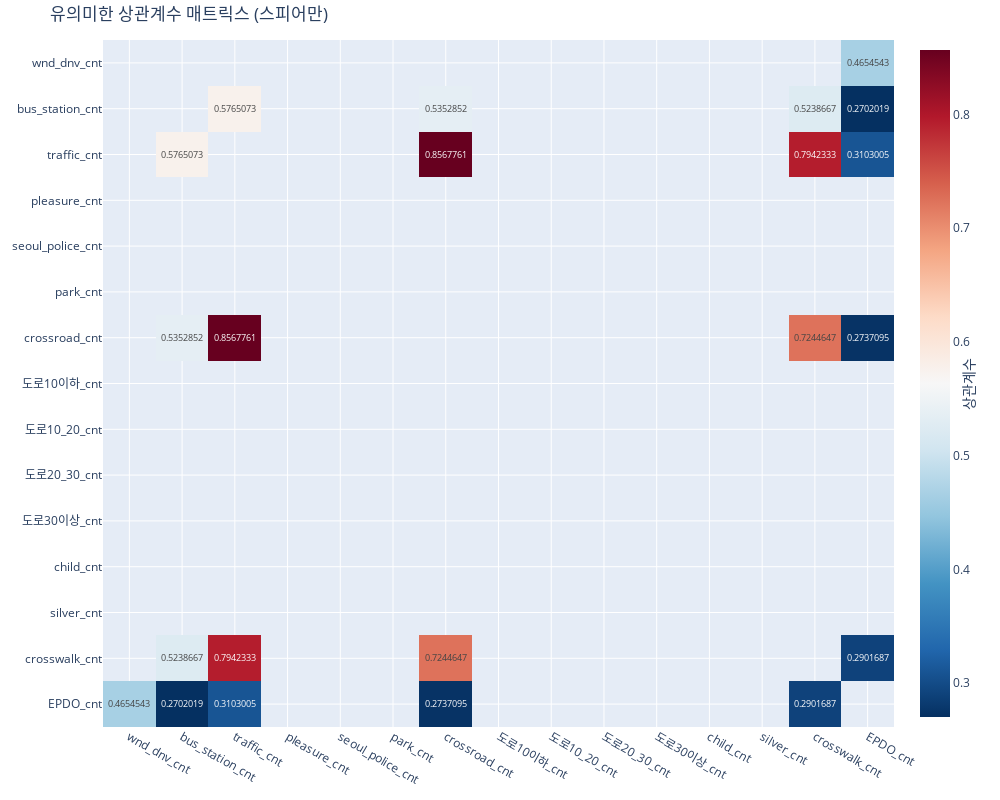

Source (notebook cell):
### Code cell
import pandas as pd
import numpy as np
import scipy.stats as stats
import plotly.express as px

# 상관계수와 p-value 계산 함수 (스피어만 상관계수 사용)
def calculate_spearman_corr_pvalues(df):
    df = df.dropna()._get_numeric_data()
    corr_matrix = df.corr(method='spearman')
    pvalues = pd.DataFrame(data=np.ones((df.shape[1], df.shape[1])),
                           columns=df.columns,
                           index=df.columns)
    for r in df.columns:
        for c in df.columns:
            if r != c:
                pvalues[r][c] = stats.spearmanr(df[r], df[c])[1]
    return corr_matrix, pvalues

corr_matrix, pvalues_matrix = calculate_spearman_corr_pvalues(data)

# 유의미한 상관관계 필터링
significant_corrs = (abs(corr_matrix) > 0.2) & (pvalues_matrix < 0.05)
filtered_corr_matrix = corr_matrix[significant_corrs]

fig = px.imshow(filtered_corr_matrix, text_auto=True, aspect="auto",
                color_continuous_scale='RdBu_r', title='유의미한 상관계수 매트릭스 (스피어만)')

fig.update_layout(
    autosize=False,
    width=1000,
    height=800,
    margin=dict(l=40, r=40, b=40, t=40),
    coloraxis_colorbar=dict(
        title="상관계수",
        titleside="right"
    )
)

fig.show()

# 가설 테스트 수행 및 결과 출력
def perform_hypothesis_tests(df, corr_matrix, pvalues_matrix):
    significant_pairs = []
    for r, c in zip(*np.where(significant_corrs)):
        if r < c:  # 상삼각 행렬만 선택
            var1 = corr_matrix.columns[r]
            var2 = corr_matrix.columns[c]
            corr = corr_matrix.iloc[r, c]
            p_value = pvalues_matrix.iloc[r, c]
            significant_pairs.append((var1, var2, corr, p_value))
            print(f"변수 {var1}와 {var2} 간의 스피어만 상관계수: {corr:.3f}, p-value: {p_value:.3e}")

perform_hypothesis_tests(data, corr_matrix, pvalues_matrix)

### Figure 1 — Plotly figure (JSON) as saved in the notebook; plotly's stock layout.template omitted (floating-point values rounded to 4 significant figures; data arrays with more than 128 entries replaced by an {"elided": "..."} marker saying what was removed)
{"data": [{"coloraxis": "coloraxis", "hovertemplate": "x: %{x}<br>y: %{y}<br>color: %{z}<extra></extra>", "name": "0", "texttemplate": "%{z}", "type": "heatmap", "x": ["wnd_dnv_cnt", "bus_station_cnt", "traffic_cnt", "pleasure_cnt", "seoul_police_cnt", "park_cnt", "crossroad_cnt", "도로10이하_cnt", "도로10_20_cnt", "도로20_30_cnt", "도로30이상_cnt", "child_cnt", "silver_cnt", "crosswalk_cnt", "EPDO_cnt"], "xaxis": "x", "y": ["wnd_dnv_cnt", "bus_station_cnt", "traffic_cnt", "pleasure_cnt", "seoul_police_cnt", "park_cnt", "crossroad_cnt", "도로10이하_cnt", "도로10_20_cnt", "도로20_30_cnt", "도로30이상_cnt", "child_cnt", "silver_cnt", "crosswalk_cnt", "EPDO_cnt"], "yaxis": "y", "z": {"elided": "15x15 float values"}}], "layout": {"autosize": false, "coloraxis": {"colorbar": {"title": {"side": "right", "text": "상관계수"}}, "colorscale": [[0, "rgb(5,48,97)"], [0.1, "rgb(33,102,172)"], [0.2, "rgb(67,147,195)"], [0.3, "rgb(146,197,222)"], [0.4, "rgb(209,229,240)"], [0.5, "rgb(247,247,247)"], [0.6, "rgb(253,219,199)"], [0.7, "rgb(244,165,130)"], [0.8, "rgb(214,96,77)"], [0.9, "rgb(178,24,43)"], [1, "rgb(103,0,31)"]]}, "height": 800, "margin": {"b": 40, "l": 40, "r": 40, "t": 40}, "title": {"text": "유의미한 상관계수 매트릭스 (스피어만)"}, "width": 1000, "xaxis": {"anchor": "y", "domain": [0, 1]}, "yaxis": {"anchor": "x", "autorange": "reversed", "domain": [0, 1]}}}
